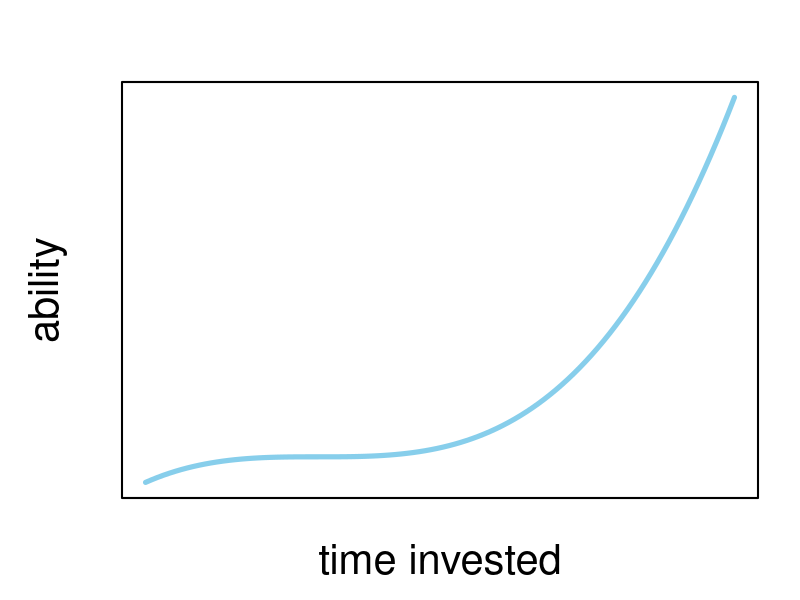

This chart was generated by the following R code: (Note: this script raises an error after producing the figure.)
## ---- chunk 1
par(mar = c(5, 6, 4, 2) + 0.1)
y <- c((1:100 - 30)^3)
plot(
  1:100
  , y
  , type = "l"
  # , xlim = c(33, 100)
  , ylim = c(min(y) - 200, max(y))
  , xlab = "time invested"
  , ylab = "ability"
  , axes = FALSE
  , lwd = 5
  , col = "skyblue"
  , cex.lab = 2.5
)
box(lwd = 2)
## ---- chunk 2
1+1
12^4
log(23)
## ---- chunk 3
x <- 10
y <- 6
x + y

z <- x + y
y/z
## ---- chunk 4
X <- 5 # Does not replace variable x
x
## ---- chunk 5
name <- "Jed Bartlet"  # Character
age <- 65           # Integer / Double
president <- TRUE         # Boolean
## ---- chunk 6
staff <- c("Josh", "CJ", "Sam")
staff
## ---- chunk 7
staff[2]
staff[c(1, 3)]
## ---- chunk 8
m <- matrix(1:9, nrow = 3)
## ---- chunk 9
m # A matrix
## ---- chunk 10
m <- matrix(c(1:9), nrow = 3)
m[1, ] # First row
m[, 3] # Third column
m[1, 3] # Element in the first row and third column
## ---- chunk 11
(x <- c(1:3))
(x <- c(1:3, "four")) # all elements become characters
## ---- chunk 12
name <- c("Ben", "Kathy", "Paul", "Julia", "Jeff")
age <- c(24, 43, 32, 27, 60)
job <- rep("teacher", 5)
friends <- c(5, 2, 0, 3, 6)
pets <- c(0, 2, 4, 1, 1)
income <- c(":/", ":)", ":(", ":(", ":)")

teachers <- data.frame(name, age, job, friends, pets, income)
save(teachers, file = "data/teachers.RData")
## ---- chunk 13
name <- c("Ben", "Kathy", "Paul", "Julia", "Jeff")
age <- c(24, 43, 32, 27, 60)
job <- rep("teacher", 5)
friends <- c(5, 2, 0, 3, 6)
pets <- c(0, 2, 4, 1, 1)
income <- c(":/", ":)", ":(", ":(", ":)")

teachers <- data.frame(name, age, job, friends, pets, income)
save(teachers, file = "data/teachers.RData")
## ---- chunk 14
teachers$ratio <- teachers$pets / teachers$friends
teachers
## ---- chunk 15
mean(teachers$age[teachers$income == ":)"])
tapply(teachers$age, teachers$income, mean)
## ---- chunk 16
set.seed(666)
x <- rnorm(50, 10, 2)
y <- rnorm(50, 12, 4)
dat.fun <- data.frame(sub = 1:50, x, y)

write.csv(dat.fun, "data/example_fun.csv", row.names = F)

head(dat.fun)
## ---- chunk 17
example.dat <- read.csv(file = "data/example_fun.csv")
head(example.dat)
## ---- chunk 18
t.test(example.dat$x, example.dat$y, var.equal = T)
